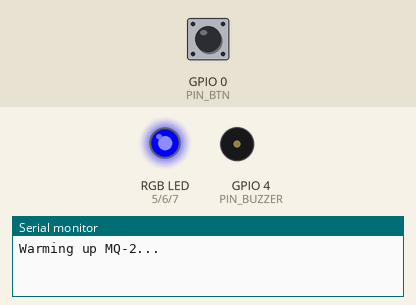
Bench run of a program on a simulated ESP32-S3. Shown: an RGB LED mixed from three pins (HIGH = lit), buzzer (waves = sounding), the last lines printed to the serial monitor. The test bench sets the inputs (shaded band); at power-on: GPIO 0 (PIN_BTN) HIGH. WiFi joins after 1.5 s; servers stay silent unless stated; random numbers use the default seed unless the program sets one; no MQTT or app messages arrive unless stated.

Above: at 0.1 s.
At 5.1 s:
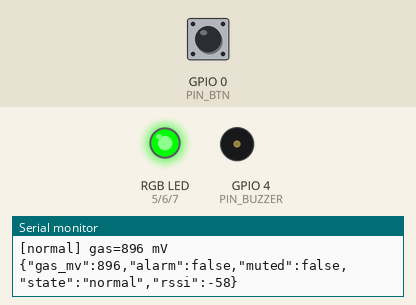
At 23.1 s:
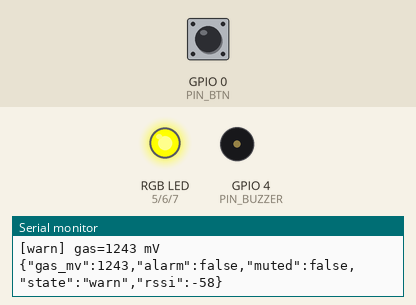
At 76.12 s:
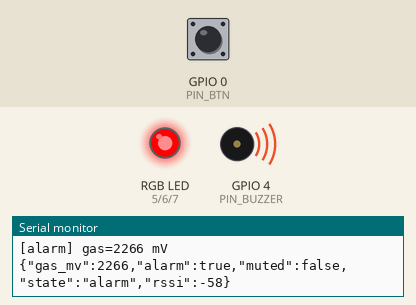
At 129.87 s:
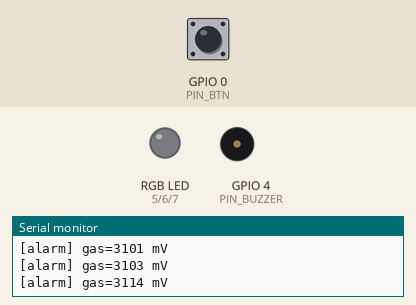
Timing chart, 0 to 130.0 s (numbered marks = the images above):
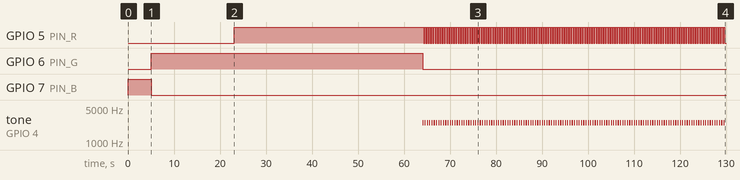

The program:

main.cpp
```cpp
#include <Arduino.h>
/*
  Gas / Smoke Alarm - ESP32-S3-WROOM-1 + MQ-2 + RGB LED + Active Buzzer
  ส่งข้อมูลเข้า ThingsBoard Cloud ผ่าน MQTT

  ไลบรารีที่ต้องติดตั้ง: PubSubClient (by Nick O'Leary)

  ระดับแก๊ส (mV ที่ขา ADC) และสถานะ / สีไฟ:
    0    - 1200 mV  NORMAL -> เขียวติดค้าง
    1200 - 2000 mV  WARN   -> เหลืองติดค้าง (เริ่มผิดปกติ)
    > 2000 mV       ALARM  -> แดงกระพริบ + บัซเซอร์ดังสลับ
    WARMUP                 -> น้ำเงินติดค้าง (อุ่นเซนเซอร์)
  ปุ่ม BOOT (IO0): ช่วง ALARM กดเพื่อปิดเสียงชั่วคราว (ไฟแดงยังกระพริบ)
*/

#include <WiFi.h>
#include <PubSubClient.h>

// ================= ตั้งค่าที่ต้องแก้ =================
#ifdef WOKWI_SIM
const char* WIFI_SSID = "Wokwi-GUEST";   // WiFi จำลองของ Wokwi (ไม่มีรหัส)
const char* WIFI_PASS = "";
#else
const char* WIFI_SSID = "YOUR_WIFI_SSID";
const char* WIFI_PASS = "YOUR_WIFI_PASSWORD";
#endif

const char*    TB_HOST  = "thingsboard.cloud";
const uint16_t TB_PORT  = 1883;
const char*    TB_TOKEN = "TOKEN";

const bool BUZZER_ENABLED = true;

// ================= ขา GPIO (ตาม schematic) =================
const int PIN_MQ2    = 1;   // MQ2_AO ผ่านตัวแบ่ง R7/R8
const int PIN_BUZZER = 4;   // ขับ 2N3904 (HIGH = ดัง)
const int PIN_R      = 5;   // RGB common cathode (HIGH = ติด)
const int PIN_G      = 6;
const int PIN_B      = 7;
const int PIN_BTN    = 0;   // BOOT (กด = LOW, มี pull-up ภายนอก)

// ================= เกณฑ์ระดับแก๊ส (mV) =================
const int TH_WARN_ON   = 1200;  // >= นี้ -> WARN
const int TH_WARN_OFF  = 1100;  // < นี้ -> กลับ NORMAL (hysteresis กันกระพริบ)
const int TH_ALARM_ON  = 2000;  // >= นี้ -> ALARM
const int TH_ALARM_OFF = 1900;  // < นี้ -> ลดลงจาก ALARM

// ================= พารามิเตอร์ =================
#ifdef WOKWI_SIM
const uint32_t WARMUP_MS  = 5000;    // sim: อุ่น 5 วิ
const uint32_t PUBLISH_MS = 2000;    // sim: ส่งทุก 2 วิ ให้กราฟลื่น
#else
const uint32_t WARMUP_MS  = 120000;  // อุ่นเซนเซอร์ 2 นาที
const uint32_t PUBLISH_MS = 5000;    // ส่ง ThingsBoard ทุก 5 วิ
#endif
const uint32_t SAMPLE_MS  = 500;     // อ่านเซนเซอร์ทุก 0.5 วิ
const uint32_t MUTE_MS    = 300000;  // ปิดเสียงชั่วคราว 5 นาที
const int      UP_CONFIRM   = 3;     // ระดับแย่ลง ติดกัน 3 ครั้ง (1.5 วิ) ถึงเปลี่ยน
const int      DOWN_CONFIRM = 6;     // ระดับดีขึ้น ติดกัน 6 ครั้ง (3 วิ) ถึงเปลี่ยน

// ================= ตัวแปร =================
enum State { WARMUP, NORMAL, WARN, ALARM };
State state = WARMUP;
State pendingState = NORMAL;
int pendingCount = 0;

WiFiClient wifiClient;
PubSubClient mqtt(wifiClient);

int gasMv = 0;

uint32_t lastSample = 0, lastPublish = 0;
uint32_t lastWifiTry = 0, lastMqttTry = 0;
bool publishNow = false;

uint32_t mutedUntil = 0;
bool isMuted = false;

bool lastBtn = HIGH;
uint32_t lastBtnChange = 0;

// ================= ฟังก์ชันช่วย =================
void setLed(bool r, bool g, bool b) {
  digitalWrite(PIN_R, r);
  digitalWrite(PIN_G, g);
  digitalWrite(PIN_B, b);
}

void setBuzzer(bool on) {
  static int8_t last = -1;
  bool v = BUZZER_ENABLED && on;
  if (last == (int8_t)v) return;
  last = (int8_t)v;
#ifdef WOKWI_SIM
  if (v) tone(PIN_BUZZER, 2500); else noTone(PIN_BUZZER);
#else
  digitalWrite(PIN_BUZZER, v ? HIGH : LOW);
#endif
}

#ifdef SIM_SCENARIO
// สถานการณ์จำลอง: ค่าแก๊สจากต่ำไปสูง (วนซ้ำทุก 180 วินาที)
//   0-120 วิ   : เริ่มที่ ~800 mV (ต่ำ) แล้วค่อยๆ ไต่ขึ้นไป 3100 mV (สูง)
//                 (ผ่าน 1200 ที่ ~วิที่ 21 -> เขียวเป็นเหลือง, ผ่าน 2000 ที่ ~วิที่ 63 -> เหลืองเป็นแดง)
//   120-150 วิ : แก๊สคงที่สูง ~3100 mV
//   150-170 วิ : แก๊สค่อยๆ ลดลงกลับไปที่ ~800 mV
//   170-180 วิ : อากาศปกติระดับต่ำ ~800 mV
int scenarioMv(uint32_t nowMs) {
  const int HIGH_MV = 3100, LOW_MV = 800;
  uint32_t t = (nowMs / 1000) % 180;
  int v;
  if (t < 120)      v = LOW_MV + (HIGH_MV - LOW_MV) * (int)t / 120;
  else if (t < 150) v = HIGH_MV;
  else if (t < 170) v = HIGH_MV - (HIGH_MV - LOW_MV) * (int)(t - 150) / 20;
  else              v = LOW_MV;
  return v + (int)random(-15, 16);   // noise เล็กน้อย
}
#endif

int readMv() {
#ifdef SIM_SCENARIO
  return scenarioMv(millis());
#endif
  uint32_t sum = 0;
  for (int i = 0; i < 16; i++) {
    sum += analogReadMilliVolts(PIN_MQ2);
    delay(2);
  }
  return sum / 16;
}

const char* stateName() {
  switch (state) {
    case WARMUP: return "warmup";
    case NORMAL: return "normal";
    case WARN:   return "warn";
    case ALARM:  return "alarm";
  }
  return "unknown";
}

// ================= เครือข่าย (ไม่บล็อกการทำงานของเซนเซอร์) =================
void handleNetwork(uint32_t now) {
  if (WiFi.status() != WL_CONNECTED) {
    if (now - lastWifiTry > 15000) {
      lastWifiTry = now;
      WiFi.disconnect();
      WiFi.begin(WIFI_SSID, WIFI_PASS);
    }
    return;
  }
  if (!mqtt.connected()) {
    if (now - lastMqttTry > 5000) {
      lastMqttTry = now;
      // ThingsBoard: username = access token, password ว่าง
      if (mqtt.connect("esp32s3-gas-alarm", TB_TOKEN, NULL)) {
        Serial.println("MQTT connected");
      } else {
        Serial.printf("MQTT failed, rc=%d\n", mqtt.state());
      }
    }
  } else {
    mqtt.loop();
  }
}

void publishTelemetry() {
  if (!mqtt.connected()) return;
  char buf[200];
  snprintf(buf, sizeof(buf),
           "{\"gas_mv\":%d,\"alarm\":%s,\"muted\":%s,\"state\":\"%s\",\"rssi\":%d}",
           gasMv,
           state == ALARM ? "true" : "false",
           isMuted ? "true" : "false",
           stateName(), WiFi.RSSI());
  mqtt.publish("v1/devices/me/telemetry", buf);
  Serial.println(buf);
}

// ================= ปุ่ม BOOT =================
void handleButton(uint32_t now) {
  bool b = digitalRead(PIN_BTN);
  if (b != lastBtn && now - lastBtnChange > 50) {
    lastBtnChange = now;
    lastBtn = b;
    if (b == LOW && state == ALARM) {
      mutedUntil = now + MUTE_MS;
      isMuted = true;
      publishNow = true;
      Serial.println("Buzzer muted");
    }
  }
  if (isMuted && (int32_t)(now - mutedUntil) >= 0) {
    isMuted = false;
  }
}

// ================= ประมวลผลค่าเซนเซอร์ =================
// ระดับที่ค่าแก๊สบอก โดยมี hysteresis จากสถานะปัจจุบัน
State levelFor(int v, State cur) {
  if (v >= TH_ALARM_ON || (cur == ALARM && v >= TH_ALARM_OFF)) return ALARM;
  if (v >= TH_WARN_ON  || ((cur == WARN || cur == ALARM) && v >= TH_WARN_OFF)) return WARN;
  return NORMAL;
}

void processSample(uint32_t now) {
  gasMv = readMv();

  if (state == WARMUP) {
    if (now >= WARMUP_MS) {
      state = NORMAL;
      pendingCount = 0;
      publishNow = true;
    }
  } else {
    State cand = levelFor(gasMv, state);
    if (cand == state) {
      pendingCount = 0;
    } else {
      if (cand == pendingState) pendingCount++;
      else { pendingState = cand; pendingCount = 1; }
      int need = (cand > state) ? UP_CONFIRM : DOWN_CONFIRM;
      if (pendingCount >= need) {
        state = cand;
        pendingCount = 0;
        isMuted = false;
        publishNow = true;
        Serial.printf(">>> state -> %s\n", stateName());
      }
    }
  }

  Serial.printf("[%s] gas=%d mV\n", stateName(), gasMv);
}

// ================= ไฟ + บัซเซอร์ =================
void updateOutputs(uint32_t now) {
  switch (state) {
    case WARMUP:
      setLed(0, 0, 1);   // น้ำเงิน ช่วงอุ่นเครื่อง
      setBuzzer(false);
      break;
    case NORMAL:
      setLed(0, 1, 0);   // เขียว
      setBuzzer(false);
      break;
    case WARN:
      setLed(1, 1, 0);   // เหลือง (เริ่มผิดปกติ) ไม่มีเสียง
      setBuzzer(false);
      break;
    case ALARM: {
      bool phase = ((now / 250) % 2) == 0;
      setLed(phase, 0, 0);
      setBuzzer(phase && !isMuted);
      break;
    }
  }
}

// ================= setup / loop =================
void setup() {
  Serial.begin(115200);

  pinMode(PIN_BUZZER, OUTPUT);
  digitalWrite(PIN_BUZZER, LOW);
  pinMode(PIN_R, OUTPUT);
  pinMode(PIN_G, OUTPUT);
  pinMode(PIN_B, OUTPUT);
  setLed(0, 0, 1);
#ifdef WOKWI_SIM
  pinMode(PIN_BTN, INPUT_PULLUP);   // sim ไม่มี R10 ภายนอก
#else
  pinMode(PIN_BTN, INPUT);
#endif

  analogSetPinAttenuation(PIN_MQ2, ADC_11db);

  WiFi.mode(WIFI_STA);
  WiFi.begin(WIFI_SSID, WIFI_PASS);

  mqtt.setServer(TB_HOST, TB_PORT);
  mqtt.setSocketTimeout(3);
  mqtt.setBufferSize(256);

  Serial.println("Warming up MQ-2...");
}

void loop() {
  uint32_t now = millis();

  handleNetwork(now);
  handleButton(now);

  if (now - lastSample >= SAMPLE_MS) {
    lastSample = now;
    processSample(now);
  }

  updateOutputs(now);

  if (publishNow || now - lastPublish >= PUBLISH_MS) {
    lastPublish = now;
    publishNow = false;
    publishTelemetry();
  }
}
```

Measured:
- by itself, GPIO 5 (PIN_R): LOW → HIGH at 23.1 s, → LOW 41.2 s later, → HIGH 0.25 s later, → LOW 0.25 s later, … (264 changes in this stretch)
- by itself, GPIO 6 (PIN_G): LOW → HIGH at 5.1 s, → LOW 59.0 s later
- by itself, GPIO 7 (PIN_B): HIGH → LOW at 5.1 s
- by itself, tone on GPIO 4 (PIN_BUZZER): silent → 2500 Hz at 64.1 s, → silent 0.16 s later, → 2500 Hz 0.25 s later, → silent 0.25 s later, … (264 changes in this stretch)
